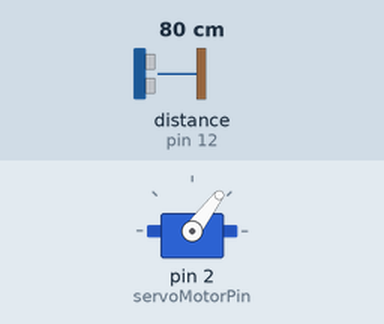
A sketch run on a simulated Arduino Uno, built with avr-gcc and run on an emulated ATmega328P. Shown: servo. Wiring (inferred from the names in the program): ultrasonic range finder: trigger pin 13; echo pin 12. The test bench sets the inputs (shaded band); at power-on: distance to the obstacle (sensor on pin 12) 80 cm. The echo pulse lasts 58.3 µs per cm.

Above: at 1.28 s.
1.3 s: distance to the obstacle (sensor on pin 12) set to 2 cm
At 1.89 s:
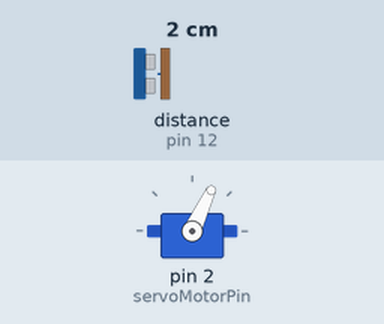
7.3 s: distance to the obstacle (sensor on pin 12) set to 120 cm
At 7.49 s:
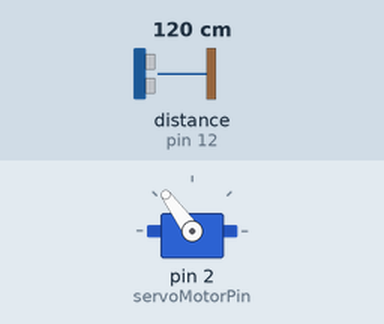
13.3 s: distance to the obstacle (sensor on pin 12) set to 250 cm
At 13.37 s:
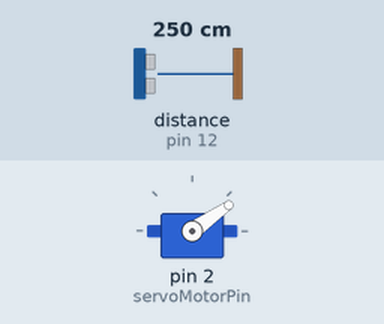
Timing chart, 0 to 22.3 s (numbered marks = the images above; inputs shaded):
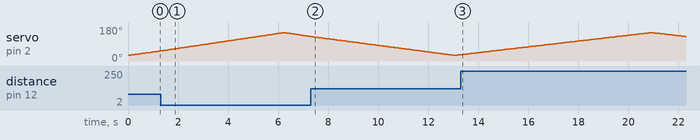

Measured:
- by itself, servo on pin 2 (servoMotorPin): rises from 33° to 150° in 7.6 s, then falls to 129° in 1.4 s

The sketch:

Sonar.ino
```cpp
/*
* written by Bankeen Mustafa
* a project for Java IoT course, in IntecBrussel
* 03/10/2019
*/

#define trigPin 13
#define echoPin 12
#define servoMotorPin 2
#define servoMotorLowLimit 30
#define servoMotorHighLimit 150
#define servoMotorStepValue 1

#include <Servo.h>

Servo myservo;
int pos = 0;
int currentStepValue = +servoMotorStepValue;

void setup()
{
//  Serial.begin(9600);
  pinMode(trigPin, OUTPUT);
  pinMode(echoPin, INPUT);
  myservo.attach(servoMotorPin);
}

void loop()
{
  pos = getNextPosition(pos);
  myservo.write(pos);
  int distance = readDistance();
//  Serial.println(distance);
  delay(50);
}

int getNextPosition(int currentPosition) {
  int nextPosition = currentPosition + currentStepValue;
  if (nextPosition < servoMotorLowLimit) {
    nextPosition = servoMotorLowLimit;
    currentStepValue = +servoMotorStepValue;
  } else if (nextPosition > servoMotorHighLimit) {
    nextPosition = servoMotorHighLimit;
    currentStepValue = -servoMotorStepValue;
  }
  return nextPosition;
}

int readDistance() {
  long duration, distance;
  digitalWrite(trigPin, LOW);
  delayMicroseconds(5);
  digitalWrite(trigPin, HIGH);
  delayMicroseconds(15);
  digitalWrite(trigPin, LOW);
  duration = pulseIn(echoPin, HIGH);
//  Serial.println(duration);
//  Serial.print(" ");
  distance = (duration/2.0) / 29.1;
  return distance;
}
```
